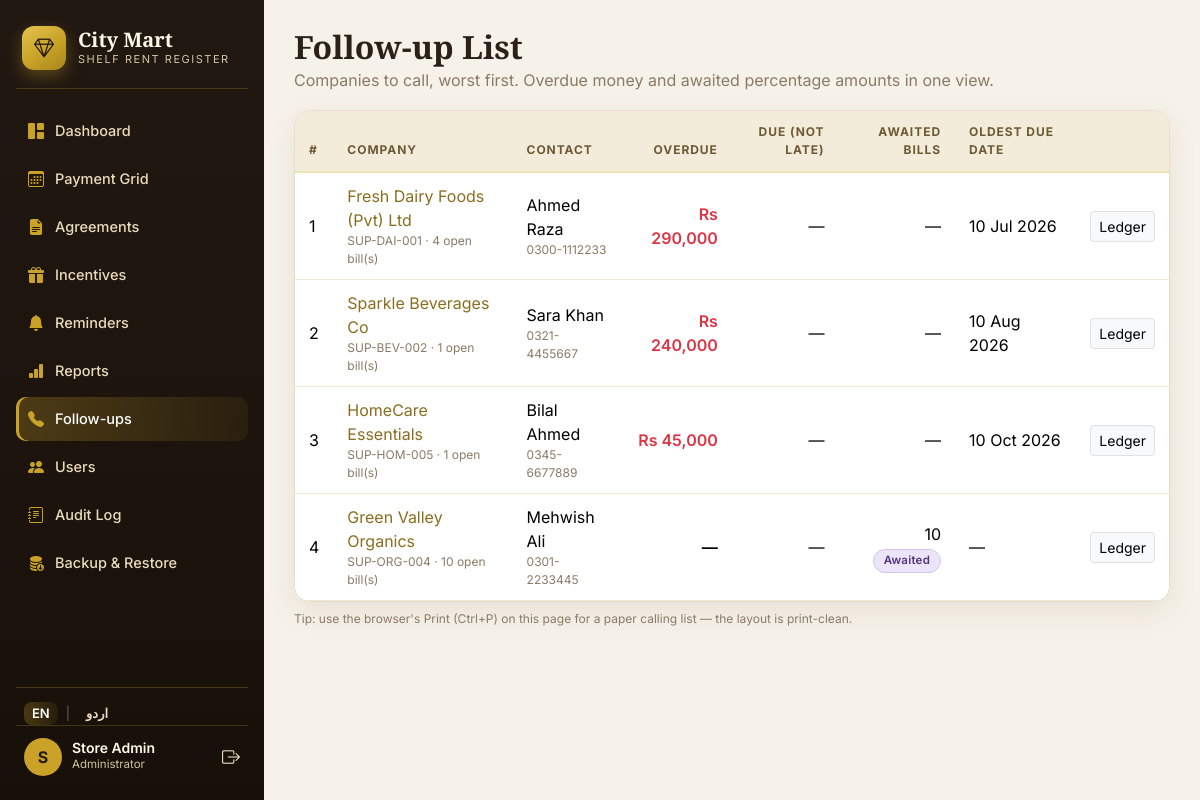
/followups.php (signed in), run on the app's committed database.
### tables this page shows
CREATE TABLE IF NOT EXISTS agreements (
  id                INT UNSIGNED AUTO_INCREMENT PRIMARY KEY,
  supplier_name     VARCHAR(150) NOT NULL,
  ledger_code       VARCHAR(60)  NOT NULL UNIQUE,
  contact_person    VARCHAR(100) NULL,
  contact_phone     VARCHAR(40)  NULL,
  contact_email     VARCHAR(120) NULL,
  rent_type         ENUM('fixed','percentage') NOT NULL DEFAULT 'fixed',
  rent_amount       DECIMAL(12,2) NULL,           
  percentage_rate   DECIMAL(5,2)  NULL,           
  billing_frequency ENUM('monthly','quarterly','display_drive') NOT NULL DEFAULT 'monthly',
  period_from       DATE NOT NULL,
  period_to         DATE NOT NULL,
  scan_file         VARCHAR(255) NULL,            
  notes             VARCHAR(255) NULL,
  created_by        INT UNSIGNED NULL,
  created_at        TIMESTAMP NOT NULL DEFAULT CURRENT_TIMESTAMP,
  updated_at        TIMESTAMP NOT NULL DEFAULT CURRENT_TIMESTAMP ON UPDATE CURRENT_TIMESTAMP,
  CONSTRAINT fk_agreements_user FOREIGN KEY (created_by) REFERENCES users(id) ON DELETE SET NULL,
  CHECK (period_to >= period_from)
);

### billing.php (called while the page is built, shortened)
<?php
function syncBills(PDO $pdo): void
{
    $agreements = $pdo->query('SELECT * FROM agreements')->fetchAll();
}
function billStatus(array $bill, float $paid, ?string $today = null): string
{
    $today = $today ?? date('Y-m-d');
    if ($bill['expected_amount'] === null) {
        return 'awaited';
    }
    $expected = (float)$bill['expected_amount'];
    if ($paid >= $expected - 0.005) {
        return 'received';
    }
    if ($paid > 0) {
        return 'partial';
    }
    return $bill['due_date'] < $today ? 'overdue' : 'due';
}
function loadBills(PDO $pdo, ?int $year = null, ?int $agreementId = null): array
{
    $sql = 'SELECT b.*, a.supplier_name, a.ledger_code, a.rent_type,
                   a.rent_amount, a.percentage_rate, a.billing_frequency,
                   a.period_from, a.period_to,
                   COALESCE((SELECT SUM(p.amount) FROM payments p WHERE p.bill_id = b.id), 0) AS paid
              FROM bills b
              JOIN agreements a ON a.id = b.agreement_id
             WHERE 1 = 1';
    $args = [];
    $sql .= ' ORDER BY a.supplier_name, b.bill_month';
    $st = $pdo->prepare($sql);
    $st->execute($args);
    $bills = $st->fetchAll();
    $today = date('Y-m-d');
    foreach ($bills as &$b) {
        $b['paid']   = (float)$b['paid'];
    }
    return $bills;
}

### auth.php (called while the page is built, shortened)
<?php
require_once __DIR__ . '/config.php';
require_once __DIR__ . '/lang.php';
function e($v): string
{
    return htmlspecialchars((string)($v ?? ''), ENT_QUOTES, 'UTF-8');
}
function money($n): string
{
    return cfg('currency') . ' ' . number_format((float)$n, 0);
}

### config.php (called while the page is built, shortened)
<?php
function cfg(string $key)
{
    $map = [
        'db_host' => DB_HOST, 'db_port' => DB_PORT, 'db_name' => DB_NAME,
        'db_user' => DB_USER, 'db_pass' => DB_PASS,
        'mart_name' => MART_NAME, 'app_name' => APP_NAME, 'currency' => CURRENCY,
        'due_day' => DUE_DAY, 'expiry_warn_days' => EXPIRY_WARN_DAYS,
        'upload_dir' => UPLOAD_DIR, 'upload_url' => UPLOAD_URL,
        'max_upload_bytes' => MAX_UPLOAD_BYTES,
    ];
    return $map[$key] ?? null;
}

### lang.php (called while the page is built, shortened)
<?php
function appLang(): string
{
    return $_SESSION['lang'] ?? 'en';
}
function t(string $key): string
{
    static $dict = null;
    $lang = appLang();
    return $dict[$lang][$key] ?? $dict['en'][$key] ?? $key;
}

### followups.php (the view, shortened to what this page needs)
<?php
require_once __DIR__ . '/db.php';
require_once __DIR__ . '/billing.php';
require_once __DIR__ . '/layout.php';
$pdo = db();
syncBills($pdo);
$today = date('Y-m-d');
$rows  = [];
foreach (loadBills($pdo) as $b) {
    if ($b['bill_month'] > date('Y-m-t')) continue;
    $id = $b['agreement_id'];
    if (!isset($rows[$id])) {
        $st = $pdo->prepare('SELECT contact_person, contact_phone FROM agreements WHERE id = :id');
        $st->execute([':id' => $id]);
        $c = $st->fetch();
        $rows[$id] = [
            'agreement_id' => $id, 'supplier_name' => $b['supplier_name'], 'ledger_code' => $b['ledger_code'],
            'contact_person' => $c['contact_person'] ?? null, 'contact_phone' => $c['contact_phone'] ?? null,
            'overdue' => 0.0, 'due' => 0.0, 'awaited' => 0, 'oldest_due' => null, 'open_bills' => 0,
        ];
    }
    if ($b['expected_amount'] === null) {
        $rows[$id]['awaited']++;
        $rows[$id]['open_bills']++;
        continue;
    }
    $balance = (float)$b['expected_amount'] - $b['paid'];
    if ($balance <= 0) continue;
    $rows[$id]['open_bills']++;
    if ($b['due_date'] < $today) {
        $rows[$id]['overdue'] += $balance;
        if ($rows[$id]['oldest_due'] === null || $b['due_date'] < $rows[$id]['oldest_due']) {
            $rows[$id]['oldest_due'] = $b['due_date'];
        }
    } else {
        $rows[$id]['due'] += $balance;
    }
}
$rows = array_values(array_filter($rows, fn($r) => $r['open_bills'] > 0));
usort($rows, fn($a, $b) => ($b['overdue'] <=> $a['overdue']) ?: ($b['awaited'] <=> $a['awaited']) ?: ($b['due'] <=> $a['due']));
?>
<div class="panel p-0 overflow-hidden">
  <div class="table-responsive">
    <table class="table table-luxe align-middle mb-0">
      <thead>
        <tr><th>#</th><th>Company</th><th>Contact</th><th class="text-end">Overdue</th><th class="text-end">Due (not late)</th><th class="text-end">Awaited bills</th><th>Oldest due date</th><th></th></tr>
      </thead>
      <tbody>
      <?php foreach ($rows as $i => $r): ?>
        <tr>
          <td><?= $i + 1 ?></td>
          <td><a href="company.php?id=<?= (int)$r['agreement_id'] ?>"><?= e($r['supplier_name']) ?></a>
              <div class="cell-sub"><?= e($r['ledger_code']) ?> · <?= $r['open_bills'] ?> open bill(s)</div></td>
          <td><?= e($r['contact_person'] ?? '—') ?><?php if ($r['contact_phone']): ?><div class="cell-sub"><?= e($r['contact_phone']) ?></div><?php endif; ?></td>
          <td class="text-end fw-semibold <?= $r['overdue'] > 0 ? 'text-danger' : '' ?>"><?= $r['overdue'] > 0 ? money($r['overdue']) : '—' ?></td>
          <td class="text-end"><?= $r['due'] > 0 ? money($r['due']) : '—' ?></td>
          <td class="text-end"><?= $r['awaited'] > 0 ? $r['awaited'] . ' <span class="pill pill-awaited">Awaited</span>' : '—' ?></td>
          <td><?= $r['oldest_due'] ? date('d M Y', strtotime($r['oldest_due'])) : '—' ?></td>
          <td class="text-end"><a class="btn btn-sm btn-light border" href="company.php?id=<?= (int)$r['agreement_id'] ?>"><?= e(t('ledger')) ?></a></td>
        </tr>
      <?php endforeach; ?>
      </tbody>
    </table>
  </div>
</div>
<p class="cell-sub mt-2">Tip: use the browser's Print (Ctrl+P) on this page for a paper calling list — the layout is print-clean.</p>

### assets/css/app.css (style rules this page uses)
:root { --espresso: #221812; --espresso-2: #171009; --gold: #c9a227; --gold-dark: #a5851d; --gold-soft: #efe3b8; --ivory: #f7f2e9; --panel: #fffdf8; --ink: #2b2118; --muted: #8a7a66; --line: #e7dcc8; --shadow: 0 10px 30px rgba(46, 32, 12, .08); --radius: 16px; }
* { font-family: 'Inter', system-ui, sans-serif; }
body { background: var(--ivory); color: var(--ink); }
a { color: #8a6d1f; text-decoration: none; }
.panel { background: var(--panel); border: 1px solid var(--line); border-radius: var(--radius); box-shadow: var(--shadow); padding: 20px 22px; }
.table-luxe thead th { background: #f3ecdb; color: #6d5a35; font-size: 12px; letter-spacing: .08em; text-transform: uppercase; border-bottom: 2px solid var(--gold-soft); padding: 12px 14px; }
.table-luxe tbody td, .table-luxe tbody th { padding: 11px 14px; border-color: #f0e7d3; }
.cell-sub { font-size: 12px; color: var(--muted); }
.pill { display: inline-block; padding: 2px 10px; border-radius: 999px; font-size: 11.5px; font-weight: 600; letter-spacing: .02em; white-space: nowrap; border: 1px solid transparent; }
.pill-awaited { background: #ece4f8; color: #53357e; border-color: #d4c5ef; }

### data on the page
agreements: supplier_name "Fresh Dairy Foods (Pvt) Ltd", ledger_code "SUP-DAI-001", open_bills "4", contact_person "Ahmed Raza", contact_phone "0300-1112233", overdue "Rs 290,000", oldest_due "10 Jul 2026"
agreements: supplier_name "Sparkle Beverages Co", ledger_code "SUP-BEV-002", created_by "1", contact_person "Sara Khan", contact_phone "0321-4455667", overdue "Rs 240,000", oldest_due "10 Aug 2026"
agreements: supplier_name "HomeCare Essentials", ledger_code "SUP-HOM-005", created_by "1", contact_person "Bilal Ahmed", contact_phone "0345-6677889", overdue "Rs 45,000", oldest_due "10 Oct 2026"
agreements: supplier_name "Green Valley Organics", ledger_code "SUP-ORG-004", open_bills "10", contact_person "Mehwish Ali", contact_phone "0301-2233445", awaited "10"

### other printed values
cfg('mart_name') "City Mart"
$label "Dashboard"
$label "Payment Grid"
$label "Agreements"
$label "Incentives"
$label "Reminders"
$label "Reports"
$label "Follow-ups"
$label "Users"
$label "Audit Log"
$label "Backup & Restore"
substr($u['name'], 0, 1) "S"
$u['name'] "Store Admin"
$roleLabel "Administrator"
$title "Follow-up List"
